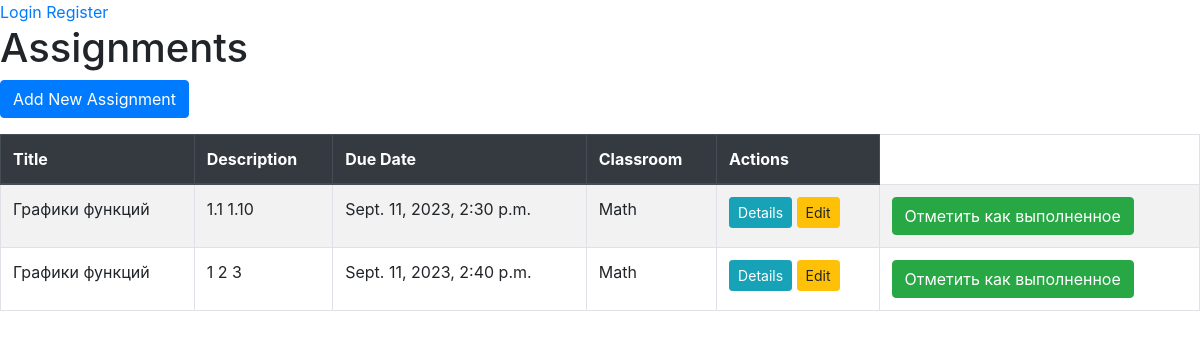
The page /assignments/ on the database as committed earlier.
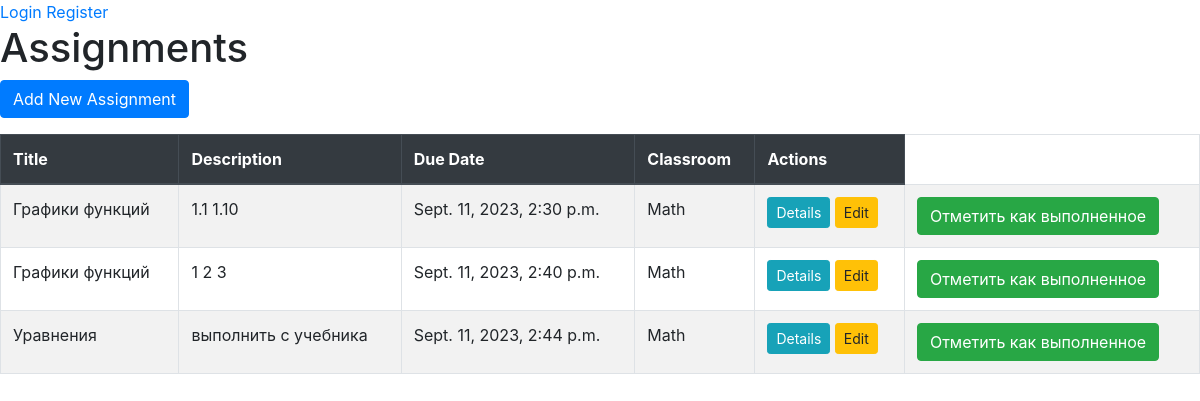
The same page on the database as committed later.
### classroom/models.py (models this page shows)
class Assignment(models.Model):
    title = models.CharField(max_length=255)
    description = models.TextField()
    due_date = models.DateTimeField()
    classroom = models.ForeignKey(Classroom, on_delete=models.CASCADE, related_name="assignments")
    completed_by = models.ManyToManyField(User, related_name="completed_assignments", blank=True)

class Classroom(models.Model):
    name = models.CharField(max_length=255)
    description = models.TextField(blank=True)
    students = models.ManyToManyField(User, related_name="classrooms")

### classroom/views.py (the view)
# urls.py: path('assignments/', views.AssignmentListView.as_view(), name='assignments_list'),
class AssignmentListView(ListView):
    model = Assignment
    template_name = 'assignment_list.html'
    def get_queryset(self):
        queryset = super().get_queryset()
        for assignment in queryset:
            print(assignment.classroom.students.all())
        return queryset

### classroom/templates/assignment_list.html (shortened to what this page needs)
{% extends 'base.html' %}
{% block content %}
<h1>Assignments</h1>
<a href="{% url 'assignment_add' %}" class="btn btn-primary mb-3">Add New Assignment</a>
<table class="table table-bordered table-striped">
    <thead class="thead-dark">
        <tr>
            <th>Title</th>
            <th>Description</th>
            <th>Due Date</th>
            <th>Classroom</th>
            <th>Actions</th>
        </tr>
    </thead>
    <tbody>
        {% for assignment in object_list %}
        <tr>
            <td>{{ assignment.title }}</td>
            <td>{{ assignment.description }}</td>
            <td>{{ assignment.due_date }}</td>
            <td>{{ assignment.classroom.name }}</td>
            <td>
                <a href="{% url 'assignment_detail' assignment.pk %}" class="btn btn-info btn-sm">Details</a>
                <a href="{% url 'assignment_edit' assignment.pk %}" class="btn btn-warning btn-sm">Edit</a>
            </td>
            <td>
                {% if request.user in assignment.completed_by.all %}
                    Выполнено
                {% else %}
                    <form method="post" action="{% url 'mark_completed' assignment.pk %}">
                        <button type="submit" class="btn btn-success">Отметить как выполненное</button>
                    </form>
                {% endif %}
            </td>
        </tr>
        {% empty %}
            <tr>
                <td colspan="6">No assignments available.</td>
            </tr>
        {% endfor %}
    </tbody>
</table>
{% endblock %}

### classroom/templates/base.html (shortened to what this page needs)
<!DOCTYPE html>
<html lang="en">
<head>
    <link href="https://maxcdn.bootstrapcdn.com/bootstrap/4.5.2/css/bootstrap.min.css" rel="stylesheet">
</head>
<body>
    <header>
        <nav>
            {% if user.is_authenticated %}
                <a href="{% url 'logout' %}">Logout</a>
            {% else %}
                <a href="{% url 'login' %}">Login</a>
                <a href="{% url 'register' %}">Register</a>
            {% endif %}
        </nav>
    </header>
    <main>
        {% block content %}{% endblock %}
    </main>
</body>
</html>

Rows that differ between the two databases and show on the page:
added Assignment: title "Уравнения", description "выполнить с учебника", due_date "Sept. 11, 2023, 2:44 p.m.", classroom.name "Math", shows "Отметить как выполненное"
